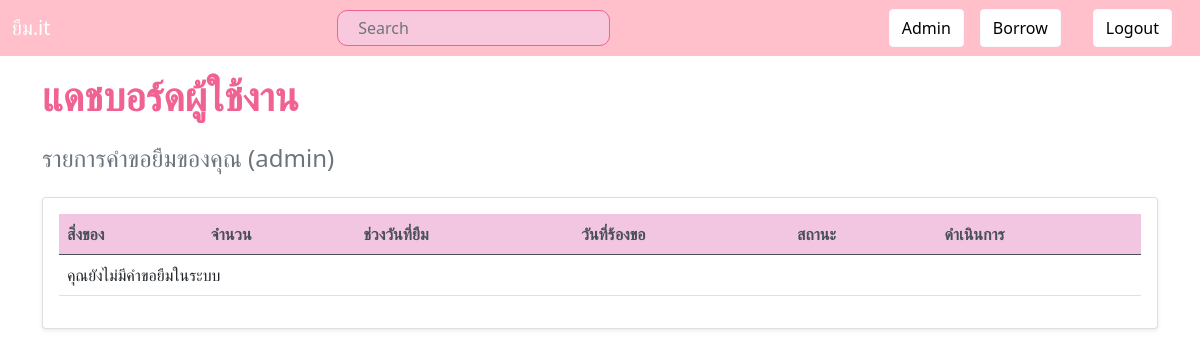
/user/status/ (signed in), run on an earlier commit of the app's database.
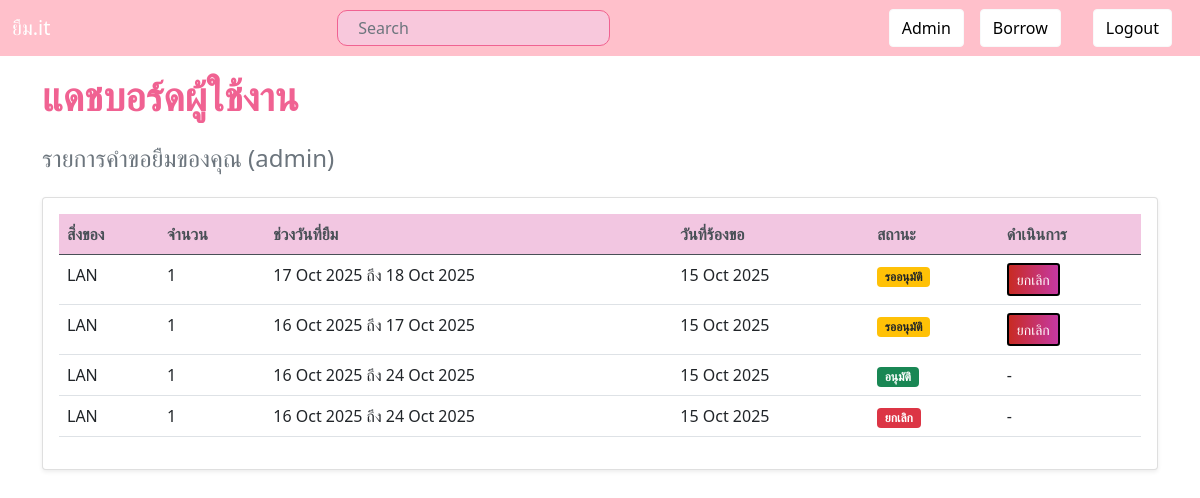
And on a later commit of the database.
### myapp/models.py (models this page shows, shortened)
class BorrowRequest(models.Model):
    STATUS_CHOICES = (
        ('PENDING','รออนุมัติ'),
        ('APPROVED','อนุมัติ'),
        ('REJECTED','ถูกปฏิเสธ'),
        ('CANCELLED', 'ยกเลิก'),
        ('RETURNED' , 'คืนแล้ว')
    )
    item = models.ForeignKey(Item, on_delete=models.CASCADE,verbose_name="สิ่งของที่ยืม")
    requester = models.ForeignKey(User, on_delete=models.CASCADE ,verbose_name="ผู้ยืม")
    quantity = models.IntegerField(default=1,verbose_name="จำนวนที่ยืม")
    request_date =  models.DateTimeField(default=timezone.now,verbose_name="วันที่ร้องขอ")
    start_date = models.DateField(verbose_name="วันที่ยืม")
    end_date = models.DateField(verbose_name="วันที่กำหนดคืน")
    status = models.CharField(
        max_length=10,
        choices=STATUS_CHOICES,
        default= 'PENDING',
        verbose_name =  'สถานะ'
    )
    admin_notes = models.TextField(blank=True, null=True,verbose_name="หมายเหตุ")
    class Meta:
        verbose_name = "คำขอยืม"
        verbose_name_plural = "คำขอยืม"
    permissions = [
        ("can_approve_reject" , "สามารถอนุมัติและปฏิเสธคำขอ")
    ]

class Item(models.Model):
    category = models.ForeignKey(
        Category,
        on_delete=models.SET_NULL,
        null = True,
        blank = True
    )
    name = models.CharField(max_length=200,verbose_name= "ชื่อของ")
    description = models.TextField(blank=True,verbose_name="รายละเอียด")
    serial_number = models.CharField(max_length=100 ,unique=True , verbose_name="รหัส")
    total_stock = models.IntegerField(default=1,verbose_name = "จำนวนรวม")
    image = models.ImageField(upload_to='item_images/',blank=True, null=True)
    class Meta:
        verbose_name = "สิ่งของ"
        verbose_name_plural = "สิ่งของ"

### myapp/views.py (the view)
# urls.py: path('user/status/', views.user_status, name='user_status'),
@login_required
def user_status(request):
    my_requests_list = BorrowRequest.objects.filter(requester=request.user).order_by('-request_date')
    context = {'my_requests': my_requests_list}
    return render(request, 'user_status.html', context)

### myapp/templates/user_status.html (shortened to what this page needs)
{% extends 'base.html' %}
{% block content %}
<h1 class="mb-4 custom-title">แดชบอร์ดผู้ใช้งาน</h1>
<h4 class="text-muted">รายการคำขอยืมของคุณ ({{ user.username }})</h4>
<div class="card shadow-sm mt-4"> <div class="card-body">
        <table class="table table-hover">
            <thead class="table-pink custom-table-header">
                <tr>
                    <th>สิ่งของ</th>
                    <th>จำนวน</th>
                    <th>ช่วงวันที่ยืม</th>
                    <th>วันที่ร้องขอ</th>
                    <th>สถานะ</th>
                    <th>ดำเนินการ</th>
                </tr>
            </thead>
            <tbody>
                {% for req in my_requests %}
                <tr>
                    <td>{{ req.item.name }}</td>
                    <td>{{ req.quantity }}</td>
                    <td>{{ req.start_date|date:"d M Y" }} ถึง {{ req.end_date|date:"d M Y" }}</td>
                    <td>{{ req.request_date|date:"d M Y" }}</td>
                    <td>
                        {% if req.status == 'PENDING' %}
                            <span class="badge bg-warning text-dark">{{ req.get_status_display }}</span>
                        {% elif req.status == 'APPROVED' %}
                            <span class="badge bg-success">{{ req.get_status_display }}</span>
                        {% elif req.status == 'REJECTED' or req.status == 'CANCELLED' %}
                            <span class="badge bg-danger">{{ req.get_status_display }}</span>
                        {% else %}
                            <span class="badge bg-secondary">{{ req.get_status_display }}</span>
                        {% endif %}
                    </td>
                    <td>
                        {% if req.status == 'PENDING' %}
                            <form method="POST" action="{% url 'cancel_request' req.id %}" style="display: inline;">
                                <button type="submit" class="btn btn-sm btn-pink-cancel"
                                        onclick="return confirm('คุณแน่ใจหรือไม่ที่จะยกเลิกคำขอนี้?');">
                                    ยกเลิก
                                </button>
                            </form>
                        {% else %}
                            -
                        {% endif %}
                    </td>
                </tr>
                {% empty %}
                <tr>
                    <td colspan="6">คุณยังไม่มีคำขอยืมในระบบ</td>
                </tr>
                {% endfor %}
            </tbody>
        </table>
    </div>
</div>
{% endblock %}

### myapp/templates/base.html (shortened to what this page needs)
{% load static %}
<!DOCTYPE html>
<html lang="en">
<head>
    <link href="https://cdn.jsdelivr.net/npm/bootstrap@5.0.2/dist/css/bootstrap.min.css" rel="stylesheet">
    <link rel="stylesheet" href="{% static 'style.css' %}">
</head>
<body>
    <nav class="navbar navbar-light" style="background-color: #FFC0CB">
  <div class="container-fluid">
    <a class ="navbar-brand"  href="{% url 'index' %}" style="color: white;">ยืม.it</a>
    <form class="d-flex mx-auto">
      <input class="form-control me-2"  type="search" placeholder="Search" aria-label="Search">
    </form>
    {% if user.is_authenticated %}
    <a class="btn btn-outline-light" href="{% url 'user' %}"> {{user.username|capfirst}}</a>
    <a class = "btn btn-outline-light mx-3" href="{% url 'user_status' %}">Borrow</a>
    <form action="{% url 'logout' %}" method="post" style="display:inline;">
        <button type="submit" class="btn btn-outline-light mx-3">Logout</button>
      </form>
    {% else %}
    <a class="btn btn-outline-light" href = "{% url 'login' %}">Login</a>
    {% endif %}
  </div>
</nav>
    <div class="container my-3">
        {% block content %}{% endblock %}
    </div>
</body>
</html>

### static/style.css (style rules this page uses)
.btn-outline-light { background-color: white; color: black; }
.custom-title { font-size: 2.5rem; color: #f06292; font-weight: bold; }
.form-control { border: 1px solid #f06292; background-color: #F8C8DC; border-radius: 10px ; padding: 5px 20px ; width: 100% !important;; }
.table-pink { background-color: #f2c6e1 !important; color: #495057; }
.btn-pink-cancel { background: linear-gradient(90deg, #c82b23, #c539a2) !important; color: white !important; border-color: #000000 !important; border-width: 2px !important; }

What changed in the data, as far as the page shows it:
added BorrowRequest: item.name "LAN", quantity "1", start_date "17 Oct 2025", end_date "18 Oct 2025", request_date "15 Oct 2025", status "รออนุมัติ", shows "ยกเลิก"
added BorrowRequest: item.name "LAN", quantity "1", start_date "16 Oct 2025", end_date "17 Oct 2025", request_date "15 Oct 2025", status "รออนุมัติ", shows "ยกเลิก"
added BorrowRequest: item.name "LAN", quantity "1", start_date "16 Oct 2025", end_date "24 Oct 2025", request_date "15 Oct 2025", status "อนุมัติ"
added BorrowRequest: item.name "LAN", quantity "1", start_date "16 Oct 2025", end_date "24 Oct 2025", request_date "15 Oct 2025", status "ยกเลิก"
Also different on the page:
text no longer shown: "คุณยังไม่มีคำขอยืมในระบบ"
